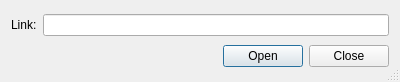
<?xml version="1.0" encoding="UTF-8"?>
<ui version="4.0">
 <class>open_link_dialog</class>
 <widget class="QDialog" name="open_link_dialog">
  <property name="geometry">
   <rect>
    <x>0</x>
    <y>0</y>
    <width>400</width>
    <height>82</height>
   </rect>
  </property>
  <property name="windowTitle">
   <string>Open Link</string>
  </property>
  <property name="sizeGripEnabled">
   <bool>true</bool>
  </property>
  <layout class="QGridLayout" name="gridLayout">
   <item row="0" column="0">
    <widget class="QLabel" name="label">
     <property name="text">
      <string>Link:</string>
     </property>
    </widget>
   </item>
   <item row="1" column="0" colspan="2">
    <widget class="QDialogButtonBox" name="buttonBox">
     <property name="orientation">
      <enum>Qt::Horizontal</enum>
     </property>
     <property name="standardButtons">
      <set>QDialogButtonBox::Close|QDialogButtonBox::Open</set>
     </property>
    </widget>
   </item>
   <item row="0" column="1">
    <widget class="QLineEdit" name="open_link_edit"/>
   </item>
  </layout>
 </widget>
 <resources/>
 <connections>
  <connection>
   <sender>buttonBox</sender>
   <signal>accepted()</signal>
   <receiver>open_link_dialog</receiver>
   <slot>accept()</slot>
   <hints>
    <hint type="sourcelabel">
     <x>248</x>
     <y>254</y>
    </hint>
    <hint type="destinationlabel">
     <x>157</x>
     <y>274</y>
    </hint>
   </hints>
  </connection>
  <connection>
   <sender>buttonBox</sender>
   <signal>rejected()</signal>
   <receiver>open_link_dialog</receiver>
   <slot>reject()</slot>
   <hints>
    <hint type="sourcelabel">
     <x>316</x>
     <y>260</y>
    </hint>
    <hint type="destinationlabel">
     <x>286</x>
     <y>274</y>
    </hint>
   </hints>
  </connection>
 </connections>
</ui>
